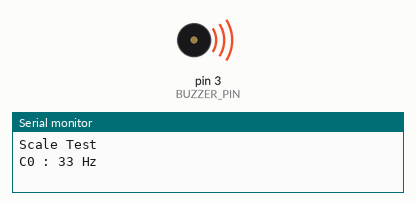
Bench run of a sketch on a simulated Arduino Mega 2560, built with avr-gcc and run on an emulated ATmega2560. Parts: buzzer (waves = sounding), the last lines printed to the serial monitor.

Above: at 0.1 s.
At 39.57 s:
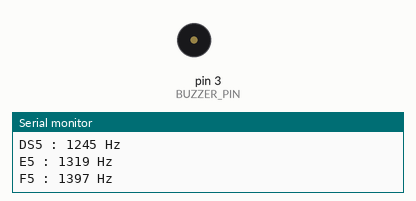
Timing chart, 0 to 40.0 s (numbered marks = the images above):
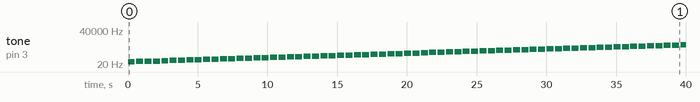

The sketch:

buzzer_test.ino
```cpp
#include "melody.h"

constexpr int BUZZER_PIN = 3;

struct NoteInfo {
  const char* name;
  int freq;
};

NoteInfo notes[] = {
  {"C0",  Note::C0},  {"CS0", Note::CS0}, {"D0",  Note::D0},  {"DS0", Note::DS0},
  {"E0",  Note::E0},  {"F0",  Note::F0},  {"FS0", Note::FS0}, {"G0",  Note::G0},
  {"GS0", Note::GS0}, {"A0",  Note::A0},  {"AS0", Note::AS0}, {"B0",  Note::B0},

  {"C1",  Note::C1},  {"CS1", Note::CS1}, {"D1",  Note::D1},  {"DS1", Note::DS1},
  {"E1",  Note::E1},  {"F1",  Note::F1},  {"FS1", Note::FS1}, {"G1",  Note::G1},
  {"GS1", Note::GS1}, {"A1",  Note::A1},  {"AS1", Note::AS1}, {"B1",  Note::B1},

  {"C2",  Note::C2},  {"CS2", Note::CS2}, {"D2",  Note::D2},  {"DS2", Note::DS2},
  {"E2",  Note::E2},  {"F2",  Note::F2},  {"FS2", Note::FS2}, {"G2",  Note::G2},
  {"GS2", Note::GS2}, {"A2",  Note::A2},  {"AS2", Note::AS2}, {"B2",  Note::B2},

  {"C3",  Note::C3},  {"CS3", Note::CS3}, {"D3",  Note::D3},  {"DS3", Note::DS3},
  {"E3",  Note::E3},  {"F3",  Note::F3},  {"FS3", Note::FS3}, {"G3",  Note::G3},
  {"GS3", Note::GS3}, {"A3",  Note::A3},  {"AS3", Note::AS3}, {"B3",  Note::B3},

  {"C4",  Note::C4},  {"CS4", Note::CS4}, {"D4",  Note::D4},  {"DS4", Note::DS4},
  {"E4",  Note::E4},  {"F4",  Note::F4},  {"FS4", Note::FS4}, {"G4",  Note::G4},
  {"GS4", Note::GS4}, {"A4",  Note::A4},  {"AS4", Note::AS4}, {"B4",  Note::B4},

  {"C5",  Note::C5},  {"CS5", Note::CS5}, {"D5",  Note::D5},  {"DS5", Note::DS5},
  {"E5",  Note::E5},  {"F5",  Note::F5},  {"FS5", Note::FS5}, {"G5",  Note::G5},
  {"GS5", Note::GS5}, {"A5",  Note::A5},  {"AS5", Note::AS5}, {"B5",  Note::B5},

  {"C6",  Note::C6},  {"CS6", Note::CS6}, {"D6",  Note::D6},  {"DS6", Note::DS6},
  {"E6",  Note::E6},  {"F6",  Note::F6},  {"FS6", Note::FS6}, {"G6",  Note::G6},
  {"GS6", Note::GS6}, {"A6",  Note::A6},  {"AS6", Note::AS6}, {"B6",  Note::B6},

  {"C7",  Note::C7},  {"CS7", Note::CS7}, {"D7",  Note::D7},  {"DS7", Note::DS7},
  {"E7",  Note::E7},  {"F7",  Note::F7},  {"FS7", Note::FS7}, {"G7",  Note::G7},
  {"GS7", Note::GS7}, {"A7",  Note::A7},  {"AS7", Note::AS7}, {"B7",  Note::B7},

  {"C8",  Note::C8},  {"CS8", Note::CS8}, {"D8",  Note::D8},  {"DS8", Note::DS8},
  {"E8",  Note::E8},  {"F8",  Note::F8},  {"FS8", Note::FS8}, {"G8",  Note::G8},
  {"GS8", Note::GS8}, {"A8",  Note::A8},  {"AS8", Note::AS8}, {"B8",  Note::B8},
};

constexpr int NUM_NOTES = sizeof(notes) / sizeof(notes[0]);

void setup() {
  Serial.begin(115200);

  Serial.println("Scale Test");
}

void loop() {
  static int idx = 0;

  Serial.print(notes[idx].name);
  Serial.print(" : ");
  Serial.print(notes[idx].freq);
  Serial.println(" Hz");

  tone(BUZZER_PIN, notes[idx].freq);
  delay(500);

  noTone(BUZZER_PIN);
  delay(100);

  idx++;

  if (idx >= NUM_NOTES) {
    idx = 0;

    Serial.println("--- repeat ---");

    delay(2000);
  }
}
```

melody.h
```cpp
#pragma once

namespace Note {
    constexpr int REST = 0;

    constexpr int C0 = 33;
    constexpr int CS0 = 35;
    constexpr int D0 = 37;
    constexpr int DS0 = 39;
    constexpr int E0 = 41;
    constexpr int F0 = 44;
    constexpr int FS0 = 46;
    constexpr int G0 = 49;
    constexpr int GS0 = 52;
    constexpr int A0 = 55;
    constexpr int AS0 = 58;
    constexpr int B0 = 62;

    constexpr int C1 = 65;
    constexpr int CS1 = 69;
    constexpr int D1 = 73;
    constexpr int DS1 = 78;
    constexpr int E1 = 82;
    constexpr int F1 = 87;
    constexpr int FS1 = 92;
    constexpr int G1 = 98;
    constexpr int GS1 = 104;
    constexpr int A1 = 110;
    constexpr int AS1 = 117;
    constexpr int B1 = 123;

    constexpr int C2 = 131;
    constexpr int CS2 = 139;
    constexpr int D2 = 147;
    constexpr int DS2 = 156;
    constexpr int E2 = 165;
    constexpr int F2 = 175;
    constexpr int FS2 = 185;
    constexpr int G2 = 196;
    constexpr int GS2 = 208;
    constexpr int A2 = 220;
    constexpr int AS2 = 233;
    constexpr int B2 = 247;

    constexpr int C3 = 262;
    constexpr int CS3 = 277;
    constexpr int D3 = 294;
    constexpr int DS3 = 311;
    constexpr int E3 = 330;
    constexpr int F3 = 349;
    constexpr int FS3 = 370;
    constexpr int G3 = 392;
    constexpr int GS3 = 415;
    constexpr int A3 = 440;
    constexpr int AS3 = 466;
    constexpr int B3 = 493;

    constexpr int C4 = 523;
    constexpr int CS4 = 554;
    constexpr int D4 = 587;
    constexpr int DS4 = 622;
    constexpr int E4 = 659;
    constexpr int F4 = 698;
    constexpr int FS4 = 740;
    constexpr int G4 = 784;
    constexpr int GS4 = 831;
    constexpr int A4 = 880;
    constexpr int AS4 = 932;
    constexpr int B4 = 988;

    constexpr int C5 = 1047;
    constexpr int CS5 = 1109;
    constexpr int D5 = 1175;
    constexpr int DS5 = 1245;
    constexpr int E5 = 1319;
    constexpr int F5 = 1397;
    constexpr int FS5 = 1480;
    constexpr int G5 = 1568;
    constexpr int GS5 = 1661;
    constexpr int A5 = 1760;
    constexpr int AS5 = 1865;
    constexpr int B5 = 1976;

    constexpr int C6 = 2093;
    constexpr int CS6 = 2217;
    constexpr int D6 = 2349;
    constexpr int DS6 = 2489;
    constexpr int E6 = 2637;
    constexpr int F6 = 2794;
    constexpr int FS6 = 2960;
    constexpr int G6 = 3136;
    constexpr int GS6 = 3322;
    constexpr int A6 = 3520;
    constexpr int AS6 = 3729;
    constexpr int B6 = 3951;

    constexpr int C7 = 4186;
    constexpr int CS7 = 4435;
    constexpr int D7 = 4699;
    constexpr int DS7 = 4978;
    constexpr int E7 = 5274;
    constexpr int F7 = 5588;
    constexpr int FS7 = 5920;
    constexpr int G7 = 6272;
    constexpr int GS7 = 6645;
    constexpr int A7 = 7040;
    constexpr int AS7 = 7459;
    constexpr int B7 = 7902;

    constexpr int C8 = 8372;
    constexpr int CS8 = 8870;
    constexpr int D8 = 9397;
    constexpr int DS8 = 9956;
    constexpr int E8 = 10548;
    constexpr int F8 = 11175;
    constexpr int FS8 = 11840;
    constexpr int G8 = 12544;
    constexpr int GS8 = 13290;
    constexpr int A8 = 14080;
    constexpr int AS8 = 14917;
    constexpr int B8 = 15804;

    constexpr int C9 = 16744;
    constexpr int CS9 = 17740;
    constexpr int D9 = 18795;
    constexpr int DS9 = 19912;
    constexpr int E9 = 21096;
    constexpr int F9 = 22351;
    constexpr int FS9 = 23680;
    constexpr int G9 = 25088;
    constexpr int GS9 = 26580;
    constexpr int A9 = 28160;
    constexpr int AS9 = 29834;
    constexpr int B9 = 31609;
}
```

Measured:
- by itself, tone on pin 3 (BUZZER_PIN): plays 33 Hz for 0.50 s, 35 Hz for 0.50 s, 37 Hz for 0.50 s, 39 Hz for 0.50 s, 41 Hz for 0.50 s, 44 Hz for 0.50 s … (67 notes in this stretch)
